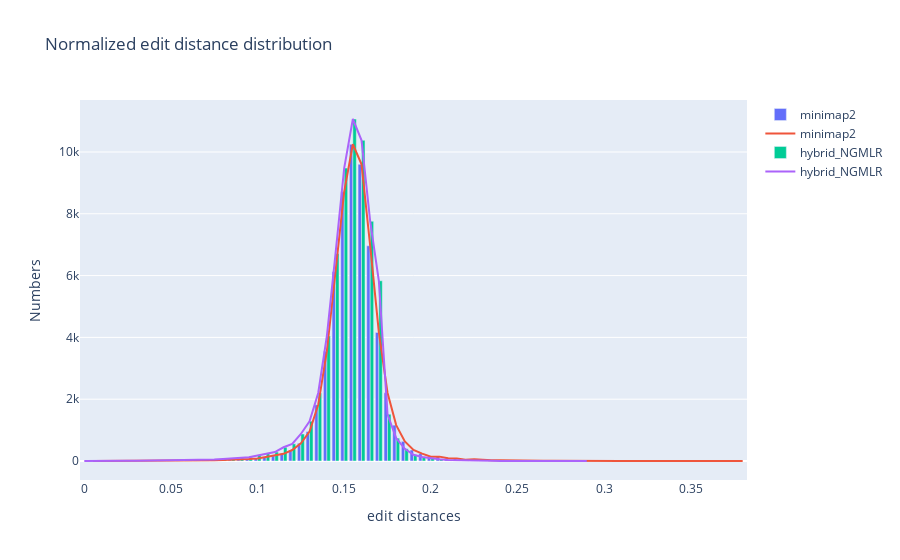

Notebook code for this chart:
### Code cell
edit_distance_compare(final_edit_distance, minimap2_full_edit_distance, raw_edit_distance, hybrid=True)
